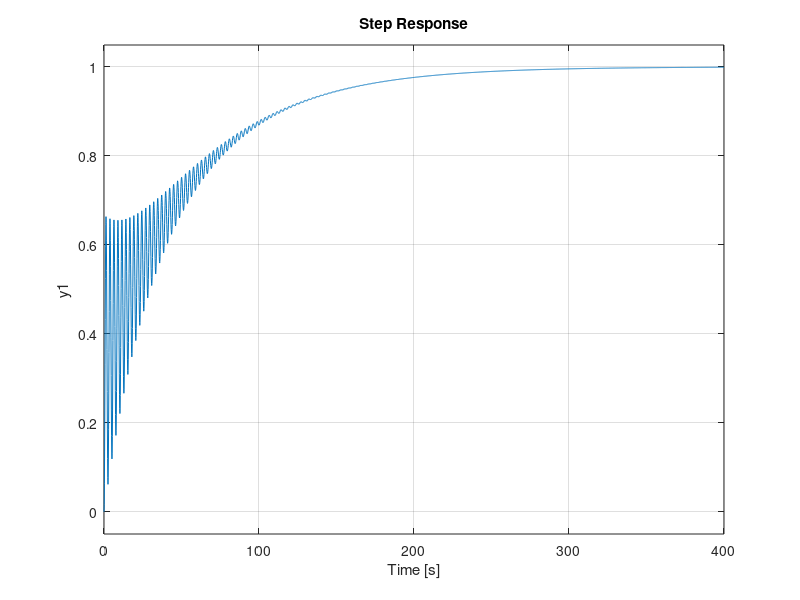
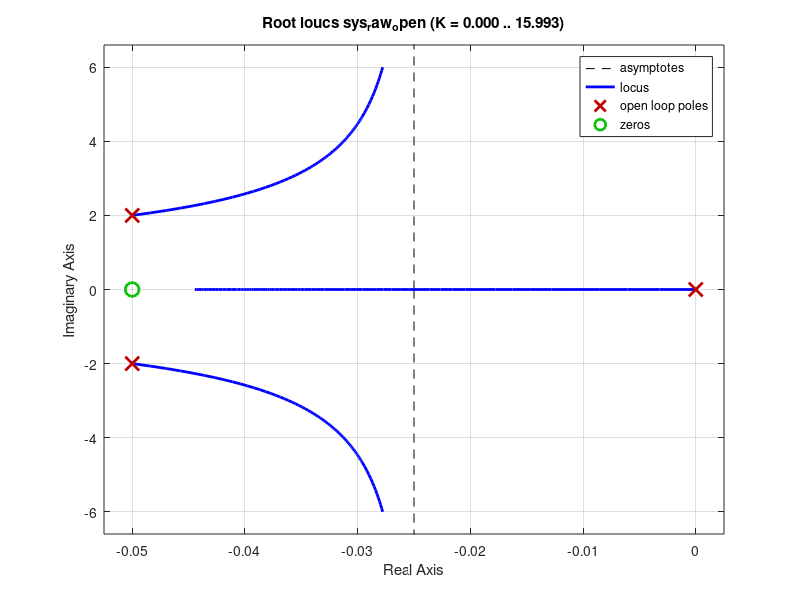

MATLAB code to generate these figures, in order: (Note: this script raises an error after producing the figures.)
clear;
close all;
clc
%% 原系统根轨迹及单位阶跃响应曲线
sys_raw_open = tf([2 0.1],[1 0.1 4 0]);     % 原系统开环传递函数
sys_raw_close = tf([2 0.1],[1 0.1 6 0.1]);  % 原系统闭环传递函数
figure;step(sys_raw_close);   % 阶跃响应
figure;rlocus(sys_raw_open); % 根轨迹

%% 确定校正网络零极点
Y = [2*3^0.5 0 2*3^0.5];
X = [-2 0 -5];
S = [-2 2*3^.5];
[pingfen_x, pingfen_y] = draw_pingfen(X,Y);
hold on
rot(pingfen_x, pingfen_y, S, 18.33875);
rot(pingfen_x, pingfen_y, S, -18.33875);
plot(linspace(-7,-2,1000),zeros(1,1000));
hold off
% z = -2.7157; p = -5.8939
s = -2 + 2*3^.5*1i;   
K_c = sqrt( abs(s+5.8939)^2 * abs(s^2+0.1*s+4)/...
    (abs(2*s+0.1)*abs(s+2.7157)^2) );


%% 校正后系统根轨迹及单位阶跃响应曲线
numerator = K_c^2 * conv([1 2.7157], conv([2 0.1],[1 2.7157]));
denominator = conv([1 0.1 4], conv([1 5.8939],[1 5.8939]));
sys_cor_open = tf(numerator, denominator);
sys_cor_close = tf(numerator,[0,numerator]+denominator);  % 原系统闭环传递函数
figure;step(sys_cor_close);   % 阶跃响应
figure;rlocus(sys_cor_open); % 根轨迹

%% 附加功能函数部分
function [line_x, line_y] = draw_pingfen(X,Y)
% X为三点横坐标，Y为三点纵坐标
% 利用内心坐标公式画角平分线 并返回角平分线坐标
% 注意 被平分角应输入为(x1,y1)的位置
A = [X(1), Y(1)];
B = [X(2), Y(2)];
C = [X(3), Y(3)];
a = sqrt(sum((B-C).^2));
b = sqrt(sum((A-C).^2));
c = sqrt(sum((B-A).^2));
cent = [(a*A(1)+b*B(1)+c*C(1))/(a+b+c), (a*A(2)+b*B(2)+c*C(2))/(a+b+c)];
t = 0:0.01:1;
tt = 0:0.01:6;
line_x = ((cent(1)-A(1)).*tt+A(1))';
line_y = ((cent(2)-A(2)).*tt+A(2))';
hold on
plot((B(1)-A(1)).*t+A(1), (B(2)-A(2)).*t+A(2), 'k-');
plot((C(1)-A(1)).*t+A(1), (C(2)-A(2)).*t+A(2), 'k-');
plot(line_x, line_y, 'b-');
hold off
end

function [line_x, line_y] = rot(x,y,P,theta)
% 给定线段坐标(x,y) 使得绕P点旋转theta角度画出图像并返回旋转线段坐标值
line_x = (x-P(1)) * cosd(theta) - (y-P(2)) * sind(theta) + P(1);
line_y = (x-P(1)) * sind(theta) + (y-P(2)) * cosd(theta) + P(2);
plot(line_x, line_y, 'r-');
end